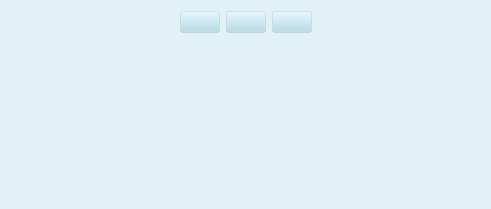
<?xml version="1.0" encoding="UTF-8"?>
<ui version="4.0">
 <class>public_announcement</class>
 <widget class="QWidget" name="public_announcement">
  <property name="geometry">
   <rect>
    <x>0</x>
    <y>0</y>
    <width>491</width>
    <height>209</height>
   </rect>
  </property>
  <property name="windowTitle">
   <string>Form</string>
  </property>
  <property name="styleSheet">
   <string notr="true">background-color: rgba(173, 216, 230,50);
</string>
  </property>
  <layout class="QHBoxLayout" name="horizontalLayout_2">
   <item>
    <spacer name="horizontalSpacer">
     <property name="orientation">
      <enum>Qt::Horizontal</enum>
     </property>
     <property name="sizeHint" stdset="0">
      <size>
       <width>40</width>
       <height>20</height>
      </size>
     </property>
    </spacer>
   </item>
   <item>
    <layout class="QVBoxLayout" name="verticalLayout">
     <item>
      <layout class="QHBoxLayout" name="horizontalLayout">
       <item>
        <widget class="QPushButton" name="start_announcement">
         <property name="styleSheet">
          <string notr="true">QPushButton:pressed{background-color: rgb(157, 255, 157); }
QPushButton{background-color: qlineargradient(spread:pad, x1:0.5, y0.8:0, x2:1, y1:0, stop:0 rgba(240, 240, 240, 150), stop:1 rgba(255, 255, 255, 255));}
</string>
         </property>
         <property name="text">
          <string/>
         </property>
         <property name="icon">
          <iconset resource="icons.qrc">
           <normaloff>:/images/start_announce.png</normaloff>:/images/start_announce.png</iconset>
         </property>
         <property name="iconSize">
          <size>
           <width>80</width>
           <height>80</height>
          </size>
         </property>
        </widget>
       </item>
       <item>
        <widget class="QPushButton" name="pause_announcement">
         <property name="styleSheet">
          <string notr="true">QPushButton:pressed{background-color: rgb(157, 255, 157); }
QPushButton{background-color: qlineargradient(spread:pad, x1:0.5, y0.8:0, x2:1, y1:0, stop:0 rgba(240, 240, 240, 150), stop:1 rgba(255, 255, 255, 255));}
</string>
         </property>
         <property name="text">
          <string/>
         </property>
         <property name="icon">
          <iconset>
           <normaloff>../../Pictures/images/hold_call.png</normaloff>../../Pictures/images/hold_call.png</iconset>
         </property>
         <property name="iconSize">
          <size>
           <width>80</width>
           <height>80</height>
          </size>
         </property>
        </widget>
       </item>
       <item>
        <widget class="QPushButton" name="end_announcement">
         <property name="styleSheet">
          <string notr="true">QPushButton:pressed{background-color: rgb(255, 192, 192); }
QPushButton{background-color: qlineargradient(spread:pad, x1:0.5, y0.8:0, x2:1, y1:0, stop:0 rgba(240, 240, 240, 150), stop:1 rgba(255, 255, 255, 255));}
</string>
         </property>
         <property name="text">
          <string/>
         </property>
         <property name="icon">
          <iconset>
           <normaloff>../../Pictures/images/stop1.png</normaloff>../../Pictures/images/stop1.png</iconset>
         </property>
         <property name="iconSize">
          <size>
           <width>80</width>
           <height>80</height>
          </size>
         </property>
        </widget>
       </item>
      </layout>
     </item>
     <item>
      <spacer name="verticalSpacer">
       <property name="orientation">
        <enum>Qt::Vertical</enum>
       </property>
       <property name="sizeHint" stdset="0">
        <size>
         <width>20</width>
         <height>40</height>
        </size>
       </property>
      </spacer>
     </item>
    </layout>
   </item>
   <item>
    <spacer name="horizontalSpacer_2">
     <property name="orientation">
      <enum>Qt::Horizontal</enum>
     </property>
     <property name="sizeHint" stdset="0">
      <size>
       <width>40</width>
       <height>20</height>
      </size>
     </property>
    </spacer>
   </item>
  </layout>
 </widget>
 <resources>
  <include location="icons.qrc"/>
 </resources>
 <connections/>
</ui>
